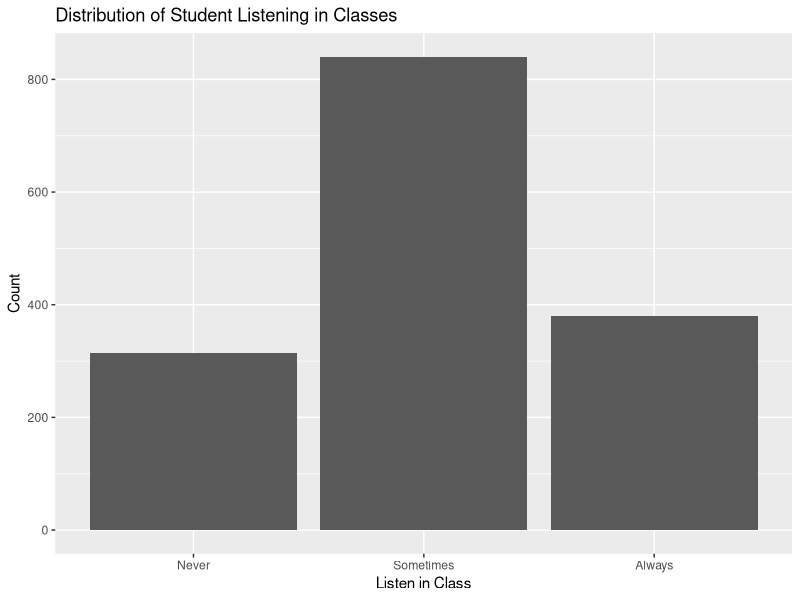
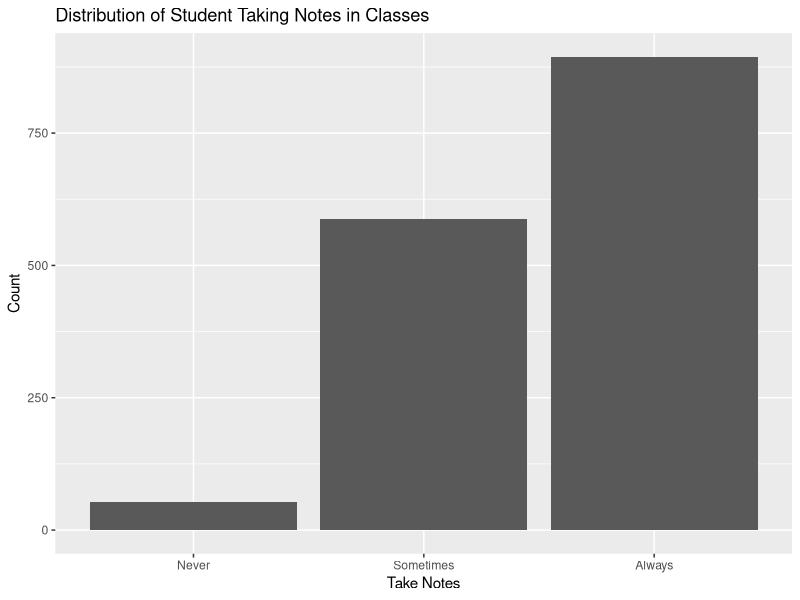
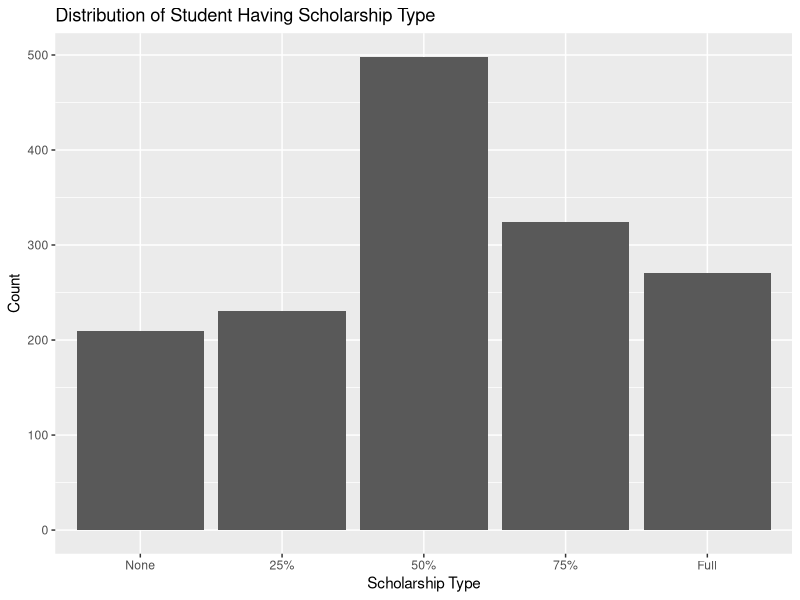
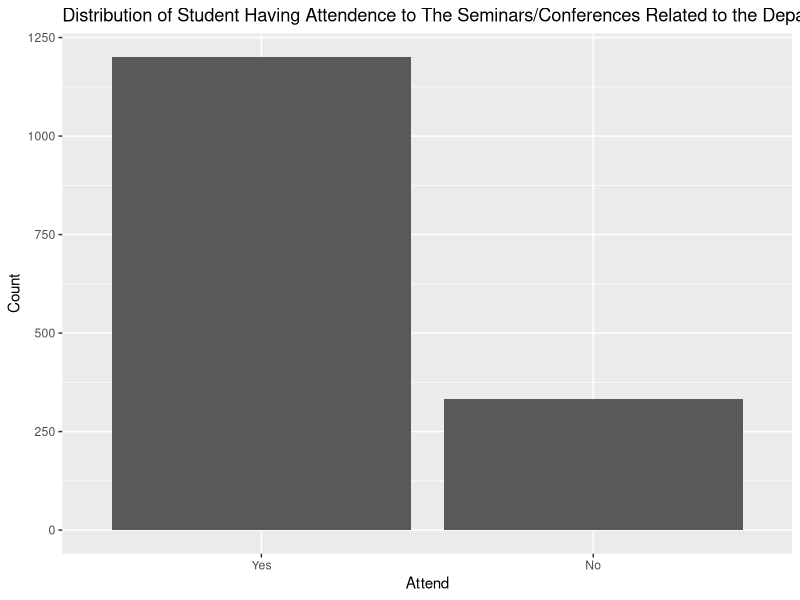
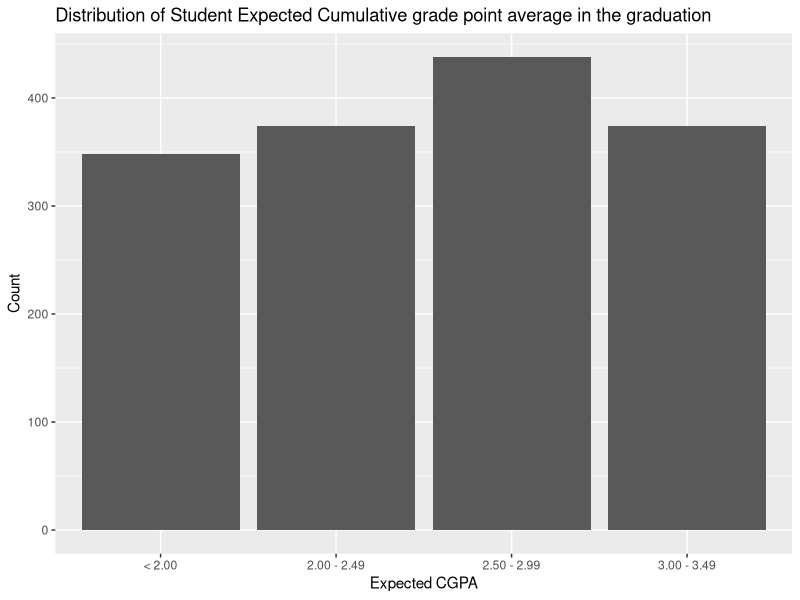

Write the R code that produced these figures, in order. (Note: this script raises an error after producing the figures.)
# get current working directory
getwd()

# set working directory
setwd("C:/Users/GIGABYTE/Documents/project/r/assignment")

# install and load necessary packages
install.packages("ggplot2")
install.packages("dplyr")
install.packages("tidyverse")
library(ggplot2)
library(tidyverse)
library(dplyr)

# retrieve Data from given dataset csv file
studentData = read.csv("student_prediction.csv")

# view dataset
view(studentData)

# validate dataset is data frame
is.data.frame(studentData)

# structure or datatype of dataset
str(studentData)

# column name
names(studentData)

# number of rows and columns
dim(studentData)

# summary of the dataset
summary(studentData)


# check how frequent student listening in class
ggplot(data = studentData) + 
    geom_bar(mapping = aes(x = as.factor(LISTENS))) +
    labs(title = "Distribution of Student Listening in Classes", x = "Listen in Class", y = "Count") +
    scale_x_discrete(labels = c("1" = "Never", "2" = "Sometimes", "3" = "Always"))

# check how frequent student taking notes in class
ggplot(data = studentData) + 
    geom_bar(mapping = aes(x = as.factor(NOTES))) +
    labs(title = "Distribution of Student Taking Notes in Classes", x = "Take Notes", y = "Count") +
    scale_x_discrete(labels = c("1" = "Never", "2" = "Sometimes", "3" = "Always"))

# check how many student taking the scholarship
ggplot(data = studentData) + 
    geom_bar(mapping = aes(x = as.factor(SCHOLARSHIP))) +
    labs(title = "Distribution of Student Having Scholarship Type", x = "Scholarship Type", y = "Count") +
    scale_x_discrete(labels = c("1" = "None", "2" = "25%", "3" = "50%", "4" = "75%", "5" = "Full"))

# check how many student attend to the seminars / conference related to the department
ggplot(data = studentData) + 
    geom_bar(mapping = aes(x = as.factor(ATTEND_DEPT))) +
    labs(title = "Distribution of Student Having Attendence to The Seminars/Conferences Related to the Department", x = "Attend", y = "Count") +
    scale_x_discrete(labels = c("1" = "Yes", "2" = "No"))

# check how many student having the Expected Cumulative GPA in graduation
ggplot(data = studentData) + 
    geom_bar(mapping = aes(x = as.factor(EXP_GPA))) +
    labs(title = "Distribution of Student Expected Cumulative grade point average in the graduation", x = "Expected CGPA", y = "Count") +
    scale_x_discrete(labels = c("1" = "< 2.00", "2" = "2.00 - 2.49", "3" = "2.50 - 2.99", "4" = "3.00 - 3.49", "5" = "Above 3.49"))



# check dataset have any NA value 
sum(is.na(studentData))

# check each column have any NA value
anyColNA = sapply(studentData, anyNA)
anyColNA[1:33]

sapply(studentData, function(x) sum(is.na(x)))
sapply(studentData, function(x) mean(is.na(x)))



SDF = studentData %>% 
    select(-STUDENTID)
round(cor(SDF), digits = 2)

# 
DFQ4 = studentData %>% 
    select(ATTEND_DEPT, EXP_GPA)
print(DFQ4)
cor_result = cor.test(DFQ4$ATTEND_DEPT, DFQ4$EXP_GPA)
print(cor_result)

DFQ4.1 = table(SDF$ATTEND_DEPT, SDF$EXP_GPA)
print(chisq.test(DFQ4.1))

studentData %>% filter(CUML_GPA == 4)


#
att = SDF$ATTEND_DEPT
egpa = SDF$EXP_GPA

tbl = table(att, egpa)
chisq.test(tbl)

library(ggplot2)
ggplot(studentData, aes(x = ATTEND_DEPT, y = EXP_GPA)) +
    geom_bar(position = "dodge") +
    labs(title = "abc", x = "Attend Seminar", y = "EXP GPA") + 
    theme_minimal()